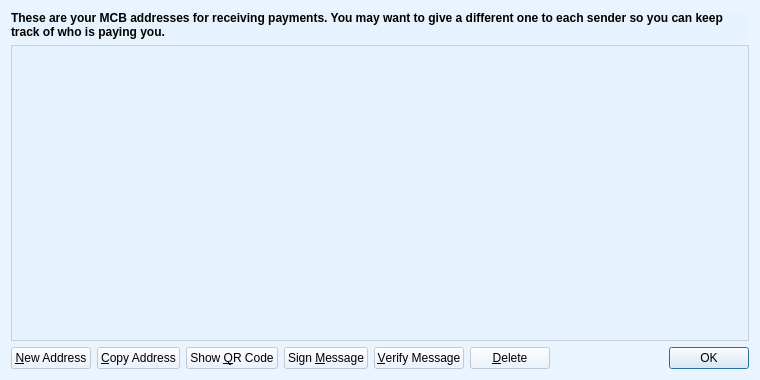
<?xml version="1.0" encoding="UTF-8"?>
<ui version="4.0">
 <class>AddressBookPage</class>
 <widget class="QWidget" name="AddressBookPage">
  <property name="geometry">
   <rect>
    <x>0</x>
    <y>0</y>
    <width>760</width>
    <height>380</height>
   </rect>
  </property>
  <property name="windowTitle">
   <string>Address Book</string>
  </property>
  <property name="styleSheet">
	<string notr="true">background:rgba(228, 241, 254, 0.6);</string>
  </property>
  <layout class="QVBoxLayout" name="verticalLayout">
   <item>
    <widget class="QLabel" name="labelExplanation">
     <property name="font">
      <font>
       <weight>75</weight>
       <bold>true</bold>
      </font>
     </property>
     <property name="text">
      <string>These are your MCB addresses for receiving payments. You may want to give a different one to each sender so you can keep track of who is paying you.</string>
     </property>
     <property name="textFormat">
      <enum>Qt::PlainText</enum>
     </property>
     <property name="wordWrap">
      <bool>true</bool>
     </property>
    </widget>
   </item>
   <item>
    <widget class="QTableView" name="tableView">
     <property name="contextMenuPolicy">
      <enum>Qt::CustomContextMenu</enum>
     </property>
     <property name="toolTip">
      <string>Double-click to edit address or label</string>
     </property>
     <property name="tabKeyNavigation">
      <bool>false</bool>
     </property>
     <property name="alternatingRowColors">
      <bool>true</bool>
     </property>
     <property name="selectionMode">
      <enum>QAbstractItemView::SingleSelection</enum>
     </property>
     <property name="selectionBehavior">
      <enum>QAbstractItemView::SelectRows</enum>
     </property>
     <property name="sortingEnabled">
      <bool>true</bool>
     </property>
     <attribute name="verticalHeaderVisible">
      <bool>false</bool>
     </attribute>
    </widget>
   </item>
   <item>
    <layout class="QHBoxLayout" name="horizontalLayout">
     <item>
      <widget class="QPushButton" name="newAddressButton">
       <property name="toolTip">
        <string>Create a new address</string>
       </property>
       <property name="text">
        <string>&amp;New Address</string>
       </property>
       <property name="icon">
        <iconset resource="../bitcoin.qrc">
         <normaloff>:/icons/add</normaloff>:/icons/add</iconset>
       </property>
      </widget>
     </item>
     <item>
      <widget class="QPushButton" name="copyToClipboard">
       <property name="toolTip">
        <string>Copy the currently selected address to the system clipboard</string>
       </property>
       <property name="text">
        <string>&amp;Copy Address</string>
       </property>
       <property name="icon">
        <iconset resource="../bitcoin.qrc">
         <normaloff>:/icons/editcopy</normaloff>:/icons/editcopy</iconset>
       </property>
      </widget>
     </item>
     <item>
      <widget class="QPushButton" name="showQRCode">
       <property name="text">
        <string>Show &amp;QR Code</string>
       </property>
       <property name="icon">
        <iconset resource="../bitcoin.qrc">
         <normaloff>:/icons/qrcode</normaloff>:/icons/qrcode</iconset>
       </property>
      </widget>
     </item>
     <item>
      <widget class="QPushButton" name="signMessage">
       <property name="toolTip">
        <string>Sign a message to prove you own a MCB address</string>
       </property>
       <property name="text">
        <string>Sign &amp;Message</string>
       </property>
       <property name="icon">
        <iconset resource="../bitcoin.qrc">
         <normaloff>:/icons/edit</normaloff>:/icons/edit</iconset>
       </property>
      </widget>
     </item>
     <item>
      <widget class="QPushButton" name="verifyMessage">
       <property name="toolTip">
        <string>Verify a message to ensure it was signed with a specified MCB address</string>
       </property>
       <property name="text">
        <string>&amp;Verify Message</string>
       </property>
       <property name="icon">
        <iconset resource="../bitcoin.qrc">
         <normaloff>:/icons/transaction_0</normaloff>:/icons/transaction_0</iconset>
       </property>
      </widget>
     </item>
     <item>
      <widget class="QPushButton" name="deleteButton">
       <property name="toolTip">
        <string>Delete the currently selected address from the list</string>
       </property>
       <property name="text">
        <string>&amp;Delete</string>
       </property>
       <property name="icon">
        <iconset resource="../bitcoin.qrc">
         <normaloff>:/icons/remove</normaloff>:/icons/remove</iconset>
       </property>
      </widget>
     </item>
     <item>
      <spacer name="horizontalSpacer">
       <property name="orientation">
        <enum>Qt::Horizontal</enum>
       </property>
       <property name="sizeHint" stdset="0">
        <size>
         <width>40</width>
         <height>20</height>
        </size>
       </property>
      </spacer>
     </item>
     <item>
      <widget class="QDialogButtonBox" name="buttonBox">
       <property name="sizePolicy">
        <sizepolicy hsizetype="Maximum" vsizetype="Fixed">
         <horstretch>0</horstretch>
         <verstretch>0</verstretch>
        </sizepolicy>
       </property>
       <property name="standardButtons">
        <set>QDialogButtonBox::Ok</set>
       </property>
      </widget>
     </item>
    </layout>
   </item>
  </layout>
 </widget>
 <resources>
  <include location="../bitcoin.qrc"/>
 </resources>
 <connections/>
</ui>
